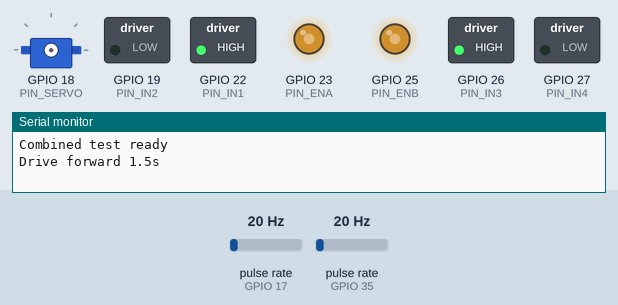
Recording of a sketch running on a simulated ESP32. On the bench: servo, switched loads named in the sketch (green lamp = pin HIGH), output pins drawn as LEDs (lit = HIGH), the last lines printed to the serial monitor. Wiring (inferred from the names in the program): 2 × pulse sensor: data GPIO 17 / data GPIO 35; servo: signal GPIO 18. Inputs (shaded band) come from the test bench; at power-on: pulse rate (sensors on GPIO 17, GPIO 35) 20 Hz. Servo pulses on a pin are drawn as a servo (544–2400 µs = 0–180°); pins used as bus, display or sensor lines are not drawn.

Above: at 0.05 s.
At 2.4 s:
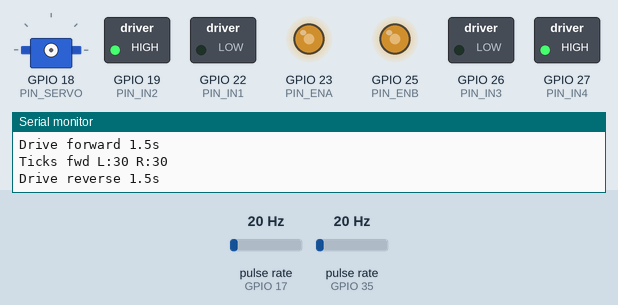
At 4.75 s:
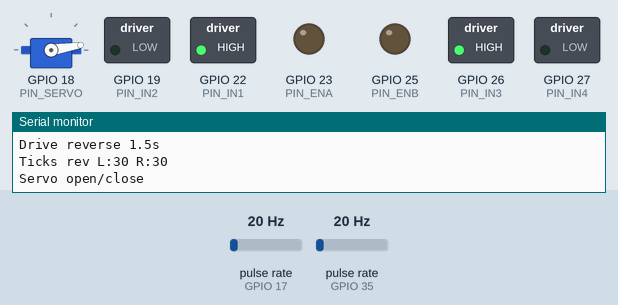
At 9.5 s:
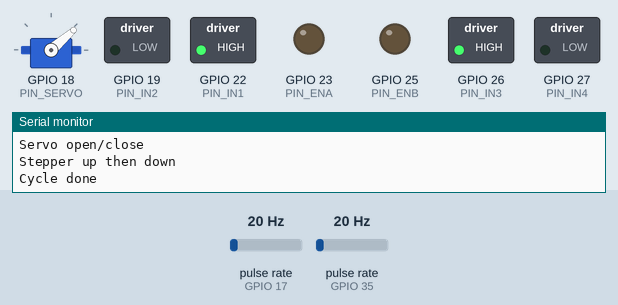
Timing chart, 0 to 12.4 s (numbered marks = the images above):
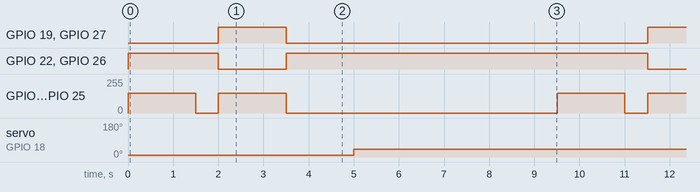

The sketch:

drive_grip_stepper_test.ino
```cpp
/*
 * Combined hardware test for Robot ESP32:
 * - DC motors (L298N) forward/backward with tach counts
 * - Gripper servo open/close
 * - Stepper lift up/down (4-wire driver pins)
 *
 * Pins match robot_main.ino (tach on front wheels).
 */
#include <Arduino.h>

// Motor pins (user mapping)
const int PIN_ENA = 23; // left PWM
const int PIN_IN1 = 22;
const int PIN_IN2 = 19;
const int PIN_ENB = 25; // right PWM
const int PIN_IN3 = 26;
const int PIN_IN4 = 27;
// Tach/enc pins (single-channel)
const int PIN_TACH_L = 17;
const int PIN_TACH_R = 35;
// Servo (gripper) - choose a free PWM pin; adjust if needed
const int PIN_SERVO = 18;
// Stepper 4-wire on L298N (your wiring):
// OUT1=Blue, OUT2=Red, OUT3=Green, OUT4=Black
// So map IN1->OUT1(Blue), IN2->OUT2(Red), IN3->OUT3(Green), IN4->OUT4(Black)
const int PIN_STEP_IN1 = 14; // Blue
const int PIN_STEP_IN2 = 12; // Red
const int PIN_STEP_IN3 = 13; // Green
const int PIN_STEP_IN4 = 33; // Black

volatile long tachL = 0, tachR = 0;

void IRAM_ATTR tachL_ISR(){ tachL++; }
void IRAM_ATTR tachR_ISR(){ tachR++; }

void drive(int left, int right){
  left = constrain(left,-255,255); right = constrain(right,-255,255);
  digitalWrite(PIN_IN1, left>=0); digitalWrite(PIN_IN2, left<0); analogWrite(PIN_ENA, abs(left));
  digitalWrite(PIN_IN3, right>=0); digitalWrite(PIN_IN4, right<0); analogWrite(PIN_ENB, abs(right));
}

// Simple servo drive without Servo/LEDC: send repeated pulses for stable move
void servoMoveUs(uint16_t us, uint16_t duration_ms=600){
  unsigned long start = millis();
  while (millis() - start < duration_ms){
    digitalWrite(PIN_SERVO, HIGH);
    delayMicroseconds(us);
    digitalWrite(PIN_SERVO, LOW);
    delayMicroseconds(20000 - us); // 20 ms frame
  }
}

// 4-step full-step sequence
const uint8_t seq[4][4] = {
  {1,0,1,0},
  {0,1,1,0},
  {0,1,0,1},
  {1,0,0,1}
};
const uint16_t STEPS_PER_REV = 200; // adjust to your motor

void stepperMoveRevs(float revs, bool up, uint16_t delayUs=2000){
  long steps = (long)(revs * STEPS_PER_REV);
  // Invert to match physical up/down if wiring makes "up" go downward
  int dir = up ? -1 : 1;
  int idx = 0;
  for (long s=0; s<steps; s++){
    idx = (idx + dir + 4) % 4;
    digitalWrite(PIN_STEP_IN1, seq[idx][0]);
    digitalWrite(PIN_STEP_IN2, seq[idx][1]);
    digitalWrite(PIN_STEP_IN3, seq[idx][2]);
    digitalWrite(PIN_STEP_IN4, seq[idx][3]);
    delayMicroseconds(delayUs);
  }
}

void stepperRelease(){
  digitalWrite(PIN_STEP_IN1, LOW);
  digitalWrite(PIN_STEP_IN2, LOW);
  digitalWrite(PIN_STEP_IN3, LOW);
  digitalWrite(PIN_STEP_IN4, LOW);
}

void setup(){
  Serial.begin(115200);
  // Motors
  pinMode(PIN_IN1,OUTPUT); pinMode(PIN_IN2,OUTPUT); pinMode(PIN_ENA,OUTPUT);
  pinMode(PIN_IN3,OUTPUT); pinMode(PIN_IN4,OUTPUT); pinMode(PIN_ENB,OUTPUT);
  // Tach
  pinMode(PIN_TACH_L,INPUT);
  pinMode(PIN_TACH_R,INPUT);
  attachInterrupt(digitalPinToInterrupt(PIN_TACH_L), tachL_ISR, RISING);
  attachInterrupt(digitalPinToInterrupt(PIN_TACH_R), tachR_ISR, RISING);
  // Servo
  pinMode(PIN_SERVO, OUTPUT);
  // Stepper coils
  pinMode(PIN_STEP_IN1, OUTPUT); pinMode(PIN_STEP_IN2, OUTPUT);
  pinMode(PIN_STEP_IN3, OUTPUT); pinMode(PIN_STEP_IN4, OUTPUT);
  Serial.println("Combined test ready");
}

void loop(){
  tachL = tachR = 0;
  Serial.println("Drive forward 1.5s");
  drive(150,150);
  delay(1500);
  drive(0,0);
  Serial.printf("Ticks fwd L:%ld R:%ld\n", tachL, tachR);
  delay(500);

  Serial.println("Drive reverse 1.5s");
  tachL = tachR = 0;
  drive(-150,-150);
  delay(1500);
  drive(0,0);
  Serial.printf("Ticks rev L:%ld R:%ld\n", tachL, tachR);
  delay(500);

  Serial.println("Servo open/close");
  servoMoveUs(600, 800);  // open (~10°)
  delay(200);
  servoMoveUs(950, 800);  // close (~40°)

  Serial.println("Stepper up then down");
  stepperMoveRevs(0.5, true, 4000);  // up half rev
  delay(400);
  stepperMoveRevs(0.5, false, 4000); // down half rev
  stepperRelease(); // de-energize

  Serial.println("Cycle done\n");
  delay(2500);
}
```

Measured:
- by itself, GPIO 19 (PIN_IN2), GPIO 27 (PIN_IN4): alternates HIGH for 1.5 s and LOW for 8.0 s
- by itself, GPIO 22 (PIN_IN1), GPIO 26 (PIN_IN3): repeats every 9.5 s: LOW 1.5 s, HIGH 8.0 s
- by itself, GPIO 23 (PIN_ENA), GPIO 25 (PIN_ENB): repeats every 9.5 s: 0/255 0.50 s, 150/255 1.5 s, 0/255 6.0 s, 150/255 1.5 s
- by itself, servo on GPIO 18 (PIN_SERVO): alternates 41° for 8.5 s and 9° for 1.0 s
